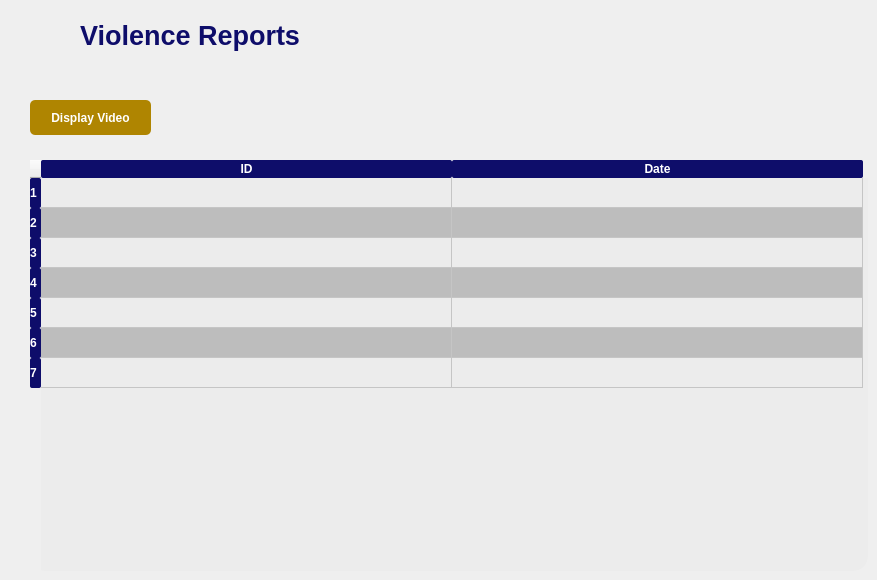
          <widget class="QWidget" name="page_5">
           <widget class="QPushButton" name="addStudent_button_2">
            <property name="geometry">
             <rect>
              <x>30</x>
              <y>100</y>
              <width>121</width>
              <height>35</height>
             </rect>
            </property>
            <property name="minimumSize">
             <size>
              <width>0</width>
              <height>35</height>
             </size>
            </property>
            <property name="maximumSize">
             <size>
              <width>16777215</width>
              <height>35</height>
             </size>
            </property>
            <property name="font">
             <font>
              <pointsize>-1</pointsize>
              <weight>75</weight>
              <bold>true</bold>
             </font>
            </property>
            <property name="styleSheet">
             <string notr="true">QPushButton{
	background-color: #af8501;
	color: #ffffff;
	border-radius: 5px;
	border: none;
	font-weight: bold;
	font-size: 12px;
	padding-left: 10px;
	padding-right: 10px;
}</string>
            </property>
            <property name="text">
             <string>Display Video</string>
            </property>
            <property name="icon">
             <iconset resource="resources.qrc">
              <normaloff>:/Icons/ad-blocker (2).png</normaloff>:/Icons/ad-blocker (2).png</iconset>
            </property>
            <property name="iconSize">
             <size>
              <width>16</width>
              <height>16</height>
             </size>
            </property>
           </widget>
           <widget class="QTableWidget" name="violence_reoprts_table">
            <property name="geometry">
             <rect>
              <x>30</x>
              <y>160</y>
              <width>838</width>
              <height>411</height>
             </rect>
            </property>
            <property name="sizePolicy">
             <sizepolicy hsizetype="Expanding" vsizetype="Expanding">
              <horstretch>0</horstretch>
              <verstretch>0</verstretch>
             </sizepolicy>
            </property>
            <property name="styleSheet">
             <string notr="true">QHeaderView::section{
	font-weight: bold;
	background-color: #0e0d6a;
	color: white;
	border-radius: 2px
}

QTableWidget{
	alternate-background-color: #bdbdbd;
	background-color: #ececec;
	border-radius:15px;
	color: #0e0d6a;

	
/*width: 821 px;
height: 661 px;*/
}</string>
            </property>
            <property name="verticalScrollBarPolicy">
             <enum>Qt::ScrollBarAsNeeded</enum>
            </property>
            <property name="sizeAdjustPolicy">
             <enum>QAbstractScrollArea::AdjustIgnored</enum>
            </property>
            <property name="alternatingRowColors">
             <bool>true</bool>
            </property>
            <attribute name="horizontalHeaderDefaultSectionSize">
             <number>411</number>
            </attribute>
            <row>
             <property name="text">
              <string>1</string>
             </property>
            </row>
            <row>
             <property name="text">
              <string>2</string>
             </property>
            </row>
            <row>
             <property name="text">
              <string>3</string>
             </property>
            </row>
            <row>
             <property name="text">
              <string>4</string>
             </property>
            </row>
            <row>
             <property name="text">
              <string>5</string>
             </property>
            </row>
            <row>
             <property name="text">
              <string>6</string>
             </property>
            </row>
            <row>
             <property name="text">
              <string>7</string>
             </property>
            </row>
            <column>
             <property name="text">
              <string>ID</string>
             </property>
            </column>
            <column>
             <property name="text">
              <string>Date</string>
             </property>
            </column>
           </widget>
           <widget class="QLabel" name="label_13">
            <property name="geometry">
             <rect>
              <x>80</x>
              <y>20</y>
              <width>241</width>
              <height>31</height>
             </rect>
            </property>
            <property name="font">
             <font>
              <pointsize>20</pointsize>
              <weight>75</weight>
              <bold>true</bold>
             </font>
            </property>
            <property name="styleSheet">
             <string notr="true">color: rgb(14, 13, 106);</string>
            </property>
            <property name="text">
             <string>Violence Reports</string>
            </property>
           </widget>
           <widget class="QLabel" name="label_29">
            <property name="geometry">
             <rect>
              <x>30</x>
              <y>20</y>
              <width>41</width>
              <height>31</height>
             </rect>
            </property>
            <property name="text">
             <string/>
            </property>
            <property name="pixmap">
             <pixmap resource="resources.qrc">:/Icons/report (1).png</pixmap>
            </property>
            <property name="scaledContents">
             <bool>true</bool>
            </property>
           </widget>
          </widget>
